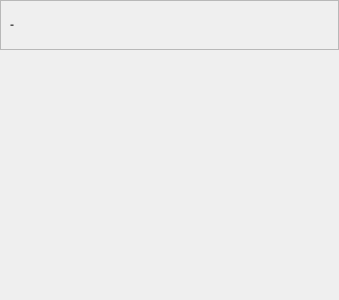
<?xml version="1.0" encoding="UTF-8"?>
<ui version="4.0">
 <class>SearchCategory</class>
 <widget class="QWidget" name="SearchCategory">
  <property name="geometry">
   <rect>
    <x>0</x>
    <y>0</y>
    <width>339</width>
    <height>300</height>
   </rect>
  </property>
  <property name="windowTitle">
   <string>Form</string>
  </property>
  <layout class="QGridLayout" name="gridLayout">
   <property name="leftMargin">
    <number>0</number>
   </property>
   <property name="topMargin">
    <number>0</number>
   </property>
   <property name="rightMargin">
    <number>0</number>
   </property>
   <property name="bottomMargin">
    <number>0</number>
   </property>
   <property name="spacing">
    <number>0</number>
   </property>
   <item row="0" column="0">
    <widget class="QFrame" name="frame">
     <property name="minimumSize">
      <size>
       <width>0</width>
       <height>50</height>
      </size>
     </property>
     <property name="maximumSize">
      <size>
       <width>16777215</width>
       <height>50</height>
      </size>
     </property>
     <property name="styleSheet">
      <string notr="true">QLabel
{
	color: rgb(84, 84, 84);
	font: 20pt &quot;Segoe UI&quot;;
	font-weight: bold;
}</string>
     </property>
     <property name="frameShape">
      <enum>QFrame::StyledPanel</enum>
     </property>
     <property name="frameShadow">
      <enum>QFrame::Raised</enum>
     </property>
     <layout class="QHBoxLayout" name="horizontalLayout">
      <item>
       <widget class="QLabel" name="labelTitle">
        <property name="text">
         <string>-</string>
        </property>
       </widget>
      </item>
      <item>
       <spacer name="horizontalSpacer">
        <property name="orientation">
         <enum>Qt::Horizontal</enum>
        </property>
        <property name="sizeHint" stdset="0">
         <size>
          <width>274</width>
          <height>20</height>
         </size>
        </property>
       </spacer>
      </item>
     </layout>
    </widget>
   </item>
   <item row="1" column="0">
    <widget class="QFrame" name="frame_2">
     <property name="minimumSize">
      <size>
       <width>0</width>
       <height>250</height>
      </size>
     </property>
     <property name="maximumSize">
      <size>
       <width>16777215</width>
       <height>250</height>
      </size>
     </property>
     <property name="styleSheet">
      <string notr="true">QFrame
{
  border: 0px solid #ffffff;
}
</string>
     </property>
     <property name="frameShape">
      <enum>QFrame::StyledPanel</enum>
     </property>
     <property name="frameShadow">
      <enum>QFrame::Raised</enum>
     </property>
     <layout class="QGridLayout" name="gridLayoutContent">
      <property name="leftMargin">
       <number>0</number>
      </property>
      <property name="topMargin">
       <number>0</number>
      </property>
      <property name="rightMargin">
       <number>0</number>
      </property>
      <property name="bottomMargin">
       <number>0</number>
      </property>
      <property name="spacing">
       <number>0</number>
      </property>
     </layout>
    </widget>
   </item>
  </layout>
 </widget>
 <resources/>
 <connections/>
</ui>
